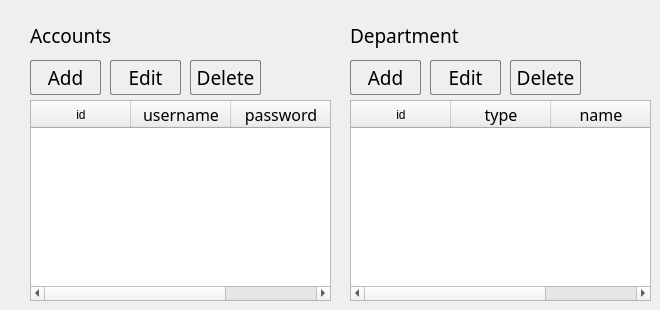
      <widget class="QWidget" name="tab_7">
       <attribute name="title">
        <string>Settings</string>
       </attribute>
       <widget class="QTableWidget" name="settings_account_table">
        <property name="geometry">
         <rect>
          <x>30</x>
          <y>100</y>
          <width>301</width>
          <height>201</height>
         </rect>
        </property>
        <property name="styleSheet">
         <string notr="true">
font: 25 11pt &quot;Segoe UI Light&quot;;</string>
        </property>
        <column>
         <property name="text">
          <string>id</string>
         </property>
         <property name="font">
          <font>
           <family>Segoe UI</family>
           <pointsize>9</pointsize>
          </font>
         </property>
        </column>
        <column>
         <property name="text">
          <string>username</string>
         </property>
         <property name="font">
          <font>
           <family>Segoe UI Light</family>
           <pointsize>12</pointsize>
           <weight>50</weight>
           <bold>false</bold>
          </font>
         </property>
        </column>
        <column>
         <property name="text">
          <string>password</string>
         </property>
         <property name="font">
          <font>
           <family>Segoe UI Light</family>
           <pointsize>12</pointsize>
           <weight>50</weight>
           <bold>false</bold>
          </font>
         </property>
        </column>
       </widget>
       <widget class="QPushButton" name="settings_add_account">
        <property name="geometry">
         <rect>
          <x>30</x>
          <y>60</y>
          <width>71</width>
          <height>35</height>
         </rect>
        </property>
        <property name="minimumSize">
         <size>
          <width>71</width>
          <height>35</height>
         </size>
        </property>
        <property name="maximumSize">
         <size>
          <width>71</width>
          <height>35</height>
         </size>
        </property>
        <property name="font">
         <font>
          <family>Segoe UI Light</family>
          <pointsize>14</pointsize>
          <weight>3</weight>
          <italic>false</italic>
          <bold>false</bold>
         </font>
        </property>
        <property name="styleSheet">
         <string notr="true">
border : 1 solid gray;
border-radius:  2;
font: 25 14pt &quot;Segoe UI Light&quot;;</string>
        </property>
        <property name="text">
         <string>Add</string>
        </property>
        <property name="flat">
         <bool>false</bool>
        </property>
       </widget>
       <widget class="QPushButton" name="settings_edit_account">
        <property name="geometry">
         <rect>
          <x>110</x>
          <y>60</y>
          <width>71</width>
          <height>35</height>
         </rect>
        </property>
        <property name="minimumSize">
         <size>
          <width>71</width>
          <height>35</height>
         </size>
        </property>
        <property name="maximumSize">
         <size>
          <width>71</width>
          <height>35</height>
         </size>
        </property>
        <property name="font">
         <font>
          <family>Segoe UI Light</family>
          <pointsize>14</pointsize>
          <weight>3</weight>
          <italic>false</italic>
          <bold>false</bold>
         </font>
        </property>
        <property name="styleSheet">
         <string notr="true">
border : 1 solid gray;
border-radius:  2;
font: 25 14pt &quot;Segoe UI Light&quot;;</string>
        </property>
        <property name="text">
         <string>Edit</string>
        </property>
        <property name="flat">
         <bool>false</bool>
        </property>
       </widget>
       <widget class="QPushButton" name="settings_delete_account">
        <property name="geometry">
         <rect>
          <x>190</x>
          <y>60</y>
          <width>71</width>
          <height>35</height>
         </rect>
        </property>
        <property name="minimumSize">
         <size>
          <width>71</width>
          <height>35</height>
         </size>
        </property>
        <property name="maximumSize">
         <size>
          <width>71</width>
          <height>35</height>
         </size>
        </property>
        <property name="font">
         <font>
          <family>Segoe UI Light</family>
          <pointsize>14</pointsize>
          <weight>3</weight>
          <italic>false</italic>
          <bold>false</bold>
         </font>
        </property>
        <property name="styleSheet">
         <string notr="true">
border : 1 solid gray;
border-radius:  2;
font: 25 14pt &quot;Segoe UI Light&quot;;</string>
        </property>
        <property name="text">
         <string>Delete</string>
        </property>
        <property name="flat">
         <bool>false</bool>
        </property>
       </widget>
       <widget class="QLabel" name="label_18">
        <property name="geometry">
         <rect>
          <x>30</x>
          <y>20</y>
          <width>251</width>
          <height>31</height>
         </rect>
        </property>
        <property name="font">
         <font>
          <family>Segoe UI Light</family>
          <pointsize>14</pointsize>
         </font>
        </property>
        <property name="text">
         <string>Accounts</string>
        </property>
       </widget>
       <widget class="QLabel" name="label_19">
        <property name="geometry">
         <rect>
          <x>350</x>
          <y>20</y>
          <width>251</width>
          <height>31</height>
         </rect>
        </property>
        <property name="font">
         <font>
          <family>Segoe UI Light</family>
          <pointsize>14</pointsize>
         </font>
        </property>
        <property name="text">
         <string>Department</string>
        </property>
       </widget>
       <widget class="QTableWidget" name="settings_department_table">
        <property name="geometry">
         <rect>
          <x>350</x>
          <y>100</y>
          <width>301</width>
          <height>201</height>
         </rect>
        </property>
        <property name="styleSheet">
         <string notr="true">
font: 25 11pt &quot;Segoe UI Light&quot;;</string>
        </property>
        <column>
         <property name="text">
          <string>id</string>
         </property>
         <property name="font">
          <font>
           <family>Segoe UI</family>
           <pointsize>9</pointsize>
          </font>
         </property>
        </column>
        <column>
         <property name="text">
          <string>type</string>
         </property>
         <property name="font">
          <font>
           <family>Segoe UI Light</family>
           <pointsize>12</pointsize>
           <weight>50</weight>
           <bold>false</bold>
          </font>
         </property>
        </column>
        <column>
         <property name="text">
          <string>name</string>
         </property>
         <property name="font">
          <font>
           <family>Segoe UI Light</family>
           <pointsize>12</pointsize>
           <weight>50</weight>
           <bold>false</bold>
          </font>
         </property>
        </column>
       </widget>
       <widget class="QPushButton" name="settings_add_department">
        <property name="geometry">
         <rect>
          <x>350</x>
          <y>60</y>
          <width>71</width>
          <height>35</height>
         </rect>
        </property>
        <property name="minimumSize">
         <size>
          <width>71</width>
          <height>35</height>
         </size>
        </property>
        <property name="maximumSize">
         <size>
          <width>71</width>
          <height>35</height>
         </size>
        </property>
        <property name="font">
         <font>
          <family>Segoe UI Light</family>
          <pointsize>14</pointsize>
          <weight>3</weight>
          <italic>false</italic>
          <bold>false</bold>
         </font>
        </property>
        <property name="styleSheet">
         <string notr="true">
border : 1 solid gray;
border-radius:  2;
font: 25 14pt &quot;Segoe UI Light&quot;;</string>
        </property>
        <property name="text">
         <string>Add</string>
        </property>
        <property name="flat">
         <bool>false</bool>
        </property>
       </widget>
       <widget class="QPushButton" name="settings_edit_department">
        <property name="geometry">
         <rect>
          <x>430</x>
          <y>60</y>
          <width>71</width>
          <height>35</height>
         </rect>
        </property>
        <property name="minimumSize">
         <size>
          <width>71</width>
          <height>35</height>
         </size>
        </property>
        <property name="maximumSize">
         <size>
          <width>71</width>
          <height>35</height>
         </size>
        </property>
        <property name="font">
         <font>
          <family>Segoe UI Light</family>
          <pointsize>14</pointsize>
          <weight>3</weight>
          <italic>false</italic>
          <bold>false</bold>
         </font>
        </property>
        <property name="styleSheet">
         <string notr="true">
border : 1 solid gray;
border-radius:  2;
font: 25 14pt &quot;Segoe UI Light&quot;;</string>
        </property>
        <property name="text">
         <string>Edit</string>
        </property>
        <property name="flat">
         <bool>false</bool>
        </property>
       </widget>
       <widget class="QPushButton" name="settings_delete_department">
        <property name="geometry">
         <rect>
          <x>510</x>
          <y>60</y>
          <width>71</width>
          <height>35</height>
         </rect>
        </property>
        <property name="minimumSize">
         <size>
          <width>71</width>
          <height>35</height>
         </size>
        </property>
        <property name="maximumSize">
         <size>
          <width>71</width>
          <height>35</height>
         </size>
        </property>
        <property name="font">
         <font>
          <family>Segoe UI Light</family>
          <pointsize>14</pointsize>
          <weight>3</weight>
          <italic>false</italic>
          <bold>false</bold>
         </font>
        </property>
        <property name="styleSheet">
         <string notr="true">
border : 1 solid gray;
border-radius:  2;
font: 25 14pt &quot;Segoe UI Light&quot;;</string>
        </property>
        <property name="text">
         <string>Delete</string>
        </property>
        <property name="flat">
         <bool>false</bool>
        </property>
       </widget>
      </widget>
